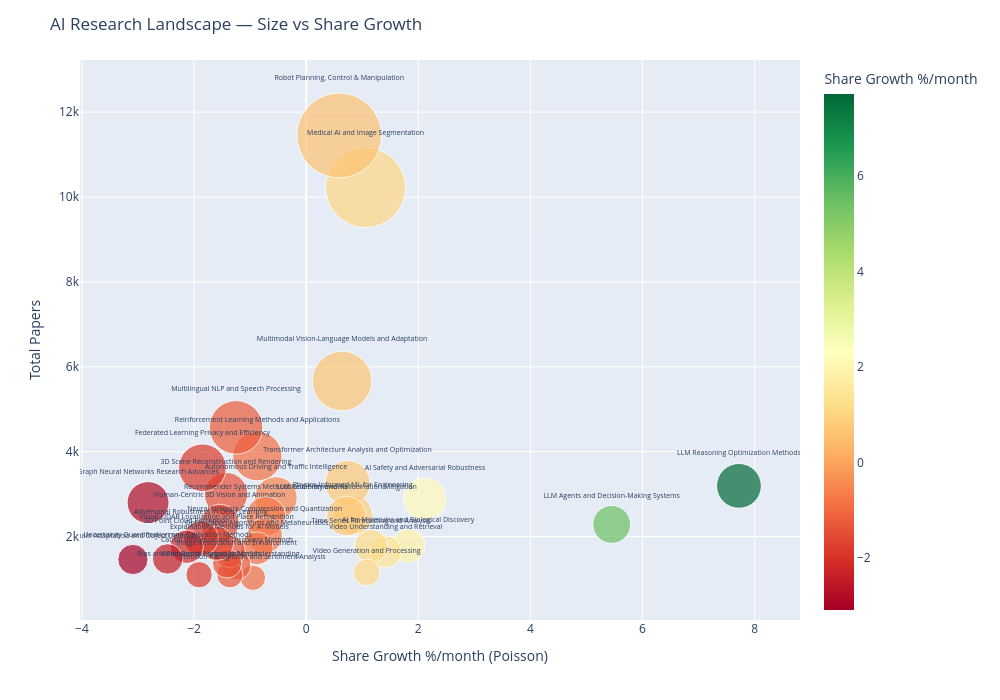

The cell this chart's notebook holds for it:
### Code cell
import plotly.express as px

sig_poisson = poisson_df[poisson_df["Significant"]].copy()

fig = px.scatter(
    sig_poisson,
    x="Share Growth %/month",
    y="Papers",
    size="Papers",
    color="Share Growth %/month",
    color_continuous_scale="RdYlGn",
    hover_name="Cluster",
    text="Cluster",
    size_max=60,
)

fig.update_traces(textposition="top center", textfont_size=7)
fig.update_layout(
    title="AI Research Landscape — Size vs Share Growth",
    width=1000,
    height=700,
    xaxis_title="Share Growth %/month (Poisson)",
    yaxis_title="Total Papers",
)
fig.show()

### Figure 1 — Plotly figure (JSON) as saved in the notebook; plotly's stock layout.template omitted (floating-point values rounded to 4 significant figures)
{"data": [{"hovertemplate": "<b>%{hovertext}</b><br><br>Share Growth %/month=%{marker.color}<br>Papers=%{marker.size}<br>Cluster=%{text}<extra></extra>", "hovertext": ["LLM Reasoning Optimization Methods", "LLM Agents and Decision-Making Systems", "AI Safety and Adversarial Robustness", "AI for Molecular and Biological Discovery", "Video Understanding and Retrieval", "Time Series Forecasting and Analysis", "Video Generation and Processing", "Medical AI and Image Segmentation", "Physics-Informed ML for Engineering", "Transformer Architecture Analysis and Optimization", "LLM Reliability and Hallucination Mitigation", "Multimodal Vision-Language Models and Adaptation", "Robot Planning, Control & Manipulation", "Autonomous Driving and Traffic Intelligence", "Recommender Systems Methods and Frameworks", "Neural Network Compression and Quantization", "Reinforcement Learning Methods and Applications", "Optimization Algorithms and Metaheuristics", "Emotion Recognition and Sentiment Analysis", "Image Restoration and Enhancement", "Multilingual NLP and Speech Processing", "Video-Based Human Action Understanding", "Explainability Methods for AI Models", "Causal Inference and Discovery Methods", "3D Scene Reconstruction and Rendering", "Human-Centric 3D Vision and Animation", "Visual-LiDAR Localization and Place Recognition", "Federated Learning Privacy and Efficiency", "Adversarial Robustness in Deep Learning", "Bias and Fairness in Language Models", "3D Point Cloud Perception", "Uncertainty Quantification and Calibration Methods", "Graph Neural Networks Research Advances", "Domain Adaptation and Object Detection"], "legendgroup": "", "marker": {"color": [7.72, 5.45, 2.12, 1.82, 1.42, 1.16, 1.08, 1.06, 0.83, 0.74, 0.72, 0.64, 0.59, -0.54, -0.72, -0.74, -0.87, -0.88, -0.95, -1.24, -1.25, -1.36, -1.37, -1.41, -1.43, -1.54, -1.6, -1.85, -1.88, -1.91, -2.13, -2.47, -2.82, -3.09], "coloraxis": "coloraxis", "size": [3193, 2285, 2885, 1778, 1638, 1772, 1152, 10222, 2506, 3258, 2482, 5665, 11451, 2906, 2476, 2016, 3894, 1721, 1027, 1314, 4571, 1097, 1649, 1365, 3000, 2311, 1838, 3620, 1957, 1100, 1759, 1472, 2799, 1458], "sizemode": "area", "sizeref": 3.181, "symbol": "circle"}, "mode": "markers+text", "name": "", "orientation": "v", "showlegend": false, "text": ["LLM Reasoning Optimization Methods", "LLM Agents and Decision-Making Systems", "AI Safety and Adversarial Robustness", "AI for Molecular and Biological Discovery", "Video Understanding and Retrieval", "Time Series Forecasting and Analysis", "Video Generation and Processing", "Medical AI and Image Segmentation", "Physics-Informed ML for Engineering", "Transformer Architecture Analysis and Optimization", "LLM Reliability and Hallucination Mitigation", "Multimodal Vision-Language Models and Adaptation", "Robot Planning, Control & Manipulation", "Autonomous Driving and Traffic Intelligence", "Recommender Systems Methods and Frameworks", "Neural Network Compression and Quantization", "Reinforcement Learning Methods and Applications", "Optimization Algorithms and Metaheuristics", "Emotion Recognition and Sentiment Analysis", "Image Restoration and Enhancement", "Multilingual NLP and Speech Processing", "Video-Based Human Action Understanding", "Explainability Methods for AI Models", "Causal Inference and Discovery Methods", "3D Scene Reconstruction and Rendering", "Human-Centric 3D Vision and Animation", "Visual-LiDAR Localization and Place Recognition", "Federated Learning Privacy and Efficiency", "Adversarial Robustness in Deep Learning", "Bias and Fairness in Language Models", "3D Point Cloud Perception", "Uncertainty Quantification and Calibration Methods", "Graph Neural Networks Research Advances", "Domain Adaptation and Object Detection"], "textfont": {"size": 7}, "textposition": "top center", "type": "scatter", "x": [7.72, 5.45, 2.12, 1.82, 1.42, 1.16, 1.08, 1.06, 0.83, 0.74, 0.72, 0.64, 0.59, -0.54, -0.72, -0.74, -0.87, -0.88, -0.95, -1.24, -1.25, -1.36, -1.37, -1.41, -1.43, -1.54, -1.6, -1.85, -1.88, -1.91, -2.13, -2.47, -2.82, -3.09], "xaxis": "x", "y": [3193, 2285, 2885, 1778, 1638, 1772, 1152, 10222, 2506, 3258, 2482, 5665, 11451, 2906, 2476, 2016, 3894, 1721, 1027, 1314, 4571, 1097, 1649, 1365, 3000, 2311, 1838, 3620, 1957, 1100, 1759, 1472, 2799, 1458], "yaxis": "y"}], "layout": {"coloraxis": {"colorbar": {"title": {"text": "Share Growth %/month"}}, "colorscale": [[0, "rgb(165,0,38)"], [0.1, "rgb(215,48,39)"], [0.2, "rgb(244,109,67)"], [0.3, "rgb(253,174,97)"], [0.4, "rgb(254,224,139)"], [0.5, "rgb(255,255,191)"], [0.6, "rgb(217,239,139)"], [0.7, "rgb(166,217,106)"], [0.8, "rgb(102,189,99)"], [0.9, "rgb(26,152,80)"], [1, "rgb(0,104,55)"]]}, "height": 700, "legend": {"itemsizing": "constant", "tracegroupgap": 0}, "margin": {"t": 60}, "title": {"text": "AI Research Landscape — Size vs Share Growth"}, "width": 1000, "xaxis": {"anchor": "y", "domain": [0, 1], "title": {"text": "Share Growth %/month (Poisson)"}}, "yaxis": {"anchor": "x", "domain": [0, 1], "title": {"text": "Total Papers"}}}}
